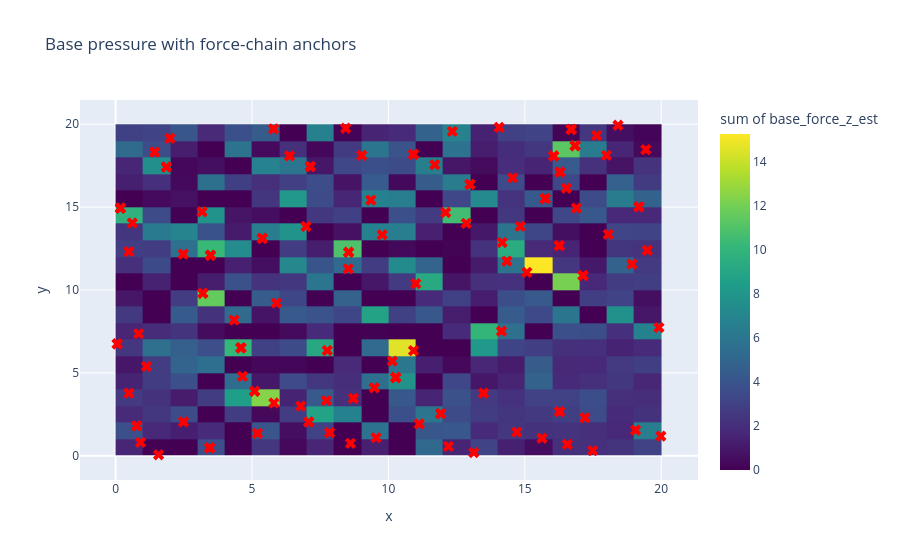

The notebook cell this image was saved under:
### Markdown cell above
## Figure 9 — Base pressure versus force-chain anchor positions

This overlays the terminal points of extracted force chains on the base pressure map. It is the direct visual test of whether force chains terminate where the floor feels large loads.

### Code cell
def find_chain_base_anchors(chains: List[List[int]], positions: PositionDict, cfg: PipelineConfig) -> pd.DataFrame:
    anchors = []
    for chain_id, c in enumerate(chains):
        for tip_label, tip in [("start", c[0]), ("end", c[-1])]:
            if tip not in positions:
                continue
            x, y, z = positions[tip]
            if abs(z - cfg.z_floor) <= cfg.base_tolerance:
                anchors.append({
                    "chain_id": chain_id,
                    "tip": tip_label,
                    "particle_id": int(tip),
                    "x": x, "y": y, "z": z,
                })
    return pd.DataFrame(anchors)


def plot_base_pressure_with_chain_anchors(base_df: pd.DataFrame, chains: List[List[int]], positions: PositionDict, cfg: PipelineConfig, save_html: Path | None = None):
    anchors_df = find_chain_base_anchors(chains, positions, cfg)

    if base_df.empty:
        print("No base pressure data found.")
        return anchors_df

    if PLOTLY_AVAILABLE:
        fig = px.density_heatmap(
            base_df,
            x="x", y="y", z="base_force_z_est",
            nbinsx=30, nbinsy=30,
            color_continuous_scale="Viridis",
            title="Base pressure with force-chain anchors",
        )
        if not anchors_df.empty:
            fig.add_scatter(
                x=anchors_df["x"], y=anchors_df["y"],
                mode="markers",
                marker=dict(color="red", size=10, symbol="x"),
                name="Force-chain anchors",
                text=[f"chain {cid}, particle {pid}" for cid, pid in zip(anchors_df["chain_id"], anchors_df["particle_id"])],
            )
        fig.update_layout(xaxis_title="x", yaxis_title="y")
        if save_html:
            fig.write_html(str(save_html))
            print(f"Saved interactive anchor overlay to {save_html}")
        fig.show()
    else:
        plt.figure(figsize=(7, 6))
        plt.hist2d(base_df["x"], base_df["y"], weights=base_df["base_force_z_est"], bins=30)
        plt.colorbar(label="Estimated vertical base force")
        if not anchors_df.empty:
            plt.scatter(anchors_df["x"], anchors_df["y"], marker="x", s=80)
        plt.xlabel("x")
        plt.ylabel("y")
        plt.title("Base pressure with force-chain anchors")
        plt.tight_layout()
        plt.show()

    print(f"Found {len(anchors_df)} chain anchors at the base.")
    return anchors_df

anchors_df = plot_base_pressure_with_chain_anchors(base_df, chains, pos, cfg, output_dir / "base_pressure_with_chain_anchors.html")
anchors_df.head()

### Figure 1 — Plotly figure (JSON) as saved in the notebook; plotly's stock layout.template omitted (floating-point values rounded to 4 significant figures; data arrays with more than 128 entries replaced by an {"elided": "..."} marker saying what was removed)
{"data": [{"coloraxis": "coloraxis", "histfunc": "sum", "hovertemplate": "x=%{x}<br>y=%{y}<br>sum of base_force_z_est=%{z}<extra></extra>", "name": "", "nbinsx": 30, "nbinsy": 30, "type": "histogram2d", "x": {"elided": "406 float values"}, "xaxis": "x", "xbingroup": "x", "y": {"elided": "406 float values"}, "yaxis": "y", "ybingroup": "y", "z": {"elided": "406 float values"}}, {"marker": {"color": "red", "size": 10, "symbol": "x"}, "mode": "markers", "name": "Force-chain anchors", "text": {"elided": "129 str values"}, "type": "scatter", "x": {"elided": "129 float values"}, "y": {"elided": "129 float values"}}], "layout": {"coloraxis": {"colorbar": {"title": {"text": "sum of base_force_z_est"}}, "colorscale": [[0, "#440154"], [0.1111, "#482878"], [0.2222, "#3e4989"], [0.3333, "#31688e"], [0.4444, "#26828e"], [0.5556, "#1f9e89"], [0.6667, "#35b779"], [0.7778, "#6ece58"], [0.8889, "#b5de2b"], [1, "#fde725"]]}, "legend": {"tracegroupgap": 0}, "title": {"text": "Base pressure with force-chain anchors"}, "xaxis": {"anchor": "y", "domain": [0, 1], "title": {"text": "x"}}, "yaxis": {"anchor": "x", "domain": [0, 1], "title": {"text": "y"}}}}
